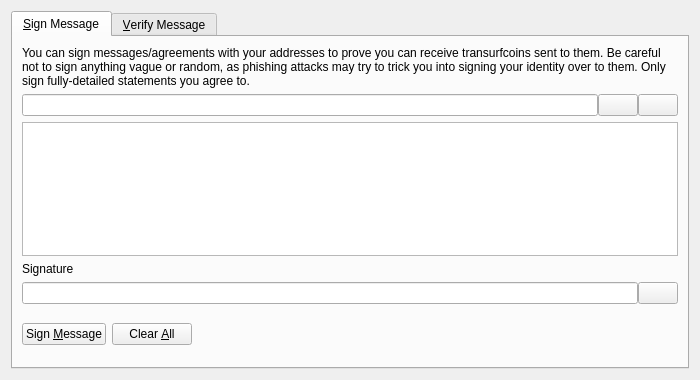
<?xml version="1.0" encoding="UTF-8"?>
<ui version="4.0">
 <class>SignVerifyMessageDialog</class>
 <widget class="QDialog" name="SignVerifyMessageDialog">
  <property name="geometry">
   <rect>
    <x>0</x>
    <y>0</y>
    <width>700</width>
    <height>380</height>
   </rect>
  </property>
  <property name="windowTitle">
   <string>Signatures - Sign / Verify a Message</string>
  </property>
  <property name="modal">
   <bool>true</bool>
  </property>
  <layout class="QVBoxLayout" name="verticalLayout">
   <item>
    <widget class="QTabWidget" name="tabWidget">
     <property name="currentIndex">
      <number>0</number>
     </property>
     <widget class="QWidget" name="tabSignMessage">
      <attribute name="title">
       <string>&amp;Sign Message</string>
      </attribute>
      <layout class="QVBoxLayout" name="verticalLayout_SM">
       <item>
        <widget class="QLabel" name="infoLabel_SM">
         <property name="text">
          <string>You can sign messages/agreements with your addresses to prove you can receive transurfcoins sent to them. Be careful not to sign anything vague or random, as phishing attacks may try to trick you into signing your identity over to them. Only sign fully-detailed statements you agree to.</string>
         </property>
         <property name="textFormat">
          <enum>Qt::PlainText</enum>
         </property>
         <property name="wordWrap">
          <bool>true</bool>
         </property>
        </widget>
       </item>
       <item>
        <layout class="QHBoxLayout" name="horizontalLayout_1_SM">
         <property name="spacing">
          <number>0</number>
         </property>
         <item>
          <widget class="QValidatedLineEdit" name="addressIn_SM">
           <property name="toolTip">
            <string>The Transurfcoin address to sign the message with</string>
           </property>
          </widget>
         </item>
         <item>
          <widget class="QPushButton" name="addressBookButton_SM">
           <property name="toolTip">
            <string>Choose previously used address</string>
           </property>
           <property name="text">
            <string/>
           </property>
           <property name="icon">
            <iconset resource="../bitcoin.qrc">
             <normaloff>:/icons/address-book</normaloff>:/icons/address-book</iconset>
           </property>
           <property name="shortcut">
            <string>Alt+A</string>
           </property>
           <property name="autoDefault">
            <bool>false</bool>
           </property>
          </widget>
         </item>
         <item>
          <widget class="QPushButton" name="pasteButton_SM">
           <property name="toolTip">
            <string>Paste address from clipboard</string>
           </property>
           <property name="text">
            <string/>
           </property>
           <property name="icon">
            <iconset resource="../bitcoin.qrc">
             <normaloff>:/icons/editpaste</normaloff>:/icons/editpaste</iconset>
           </property>
           <property name="shortcut">
            <string>Alt+P</string>
           </property>
           <property name="autoDefault">
            <bool>false</bool>
           </property>
          </widget>
         </item>
        </layout>
       </item>
       <item>
        <widget class="QPlainTextEdit" name="messageIn_SM">
         <property name="toolTip">
          <string>Enter the message you want to sign here</string>
         </property>
        </widget>
       </item>
       <item>
        <widget class="QLabel" name="signatureLabel_SM">
         <property name="text">
          <string>Signature</string>
         </property>
         <property name="textFormat">
          <enum>Qt::PlainText</enum>
         </property>
        </widget>
       </item>
       <item>
        <layout class="QHBoxLayout" name="horizontalLayout_2_SM">
         <property name="spacing">
          <number>0</number>
         </property>
         <item>
          <widget class="QLineEdit" name="signatureOut_SM">
           <property name="font">
            <font>
             <italic>true</italic>
            </font>
           </property>
           <property name="readOnly">
            <bool>true</bool>
           </property>
          </widget>
         </item>
         <item>
          <widget class="QPushButton" name="copySignatureButton_SM">
           <property name="toolTip">
            <string>Copy the current signature to the system clipboard</string>
           </property>
           <property name="text">
            <string/>
           </property>
           <property name="icon">
            <iconset resource="../bitcoin.qrc">
             <normaloff>:/icons/editcopy</normaloff>:/icons/editcopy</iconset>
           </property>
           <property name="autoDefault">
            <bool>false</bool>
           </property>
          </widget>
         </item>
        </layout>
       </item>
       <item>
        <layout class="QHBoxLayout" name="horizontalLayout_3_SM">
         <item>
          <widget class="QPushButton" name="signMessageButton_SM">
           <property name="toolTip">
            <string>Sign the message to prove you own this Transurfcoin address</string>
           </property>
           <property name="text">
            <string>Sign &amp;Message</string>
           </property>
           <property name="icon">
            <iconset resource="../bitcoin.qrc">
             <normaloff>:/icons/edit</normaloff>:/icons/edit</iconset>
           </property>
           <property name="autoDefault">
            <bool>false</bool>
           </property>
          </widget>
         </item>
         <item>
          <widget class="QPushButton" name="clearButton_SM">
           <property name="toolTip">
            <string>Reset all sign message fields</string>
           </property>
           <property name="text">
            <string>Clear &amp;All</string>
           </property>
           <property name="icon">
            <iconset resource="../bitcoin.qrc">
             <normaloff>:/icons/remove</normaloff>:/icons/remove</iconset>
           </property>
           <property name="autoDefault">
            <bool>false</bool>
           </property>
          </widget>
         </item>
         <item>
          <spacer name="horizontalSpacer_1_SM">
           <property name="orientation">
            <enum>Qt::Horizontal</enum>
           </property>
           <property name="sizeHint" stdset="0">
            <size>
             <width>40</width>
             <height>48</height>
            </size>
           </property>
          </spacer>
         </item>
         <item>
          <widget class="QLabel" name="statusLabel_SM">
           <property name="font">
            <font>
             <weight>75</weight>
             <bold>true</bold>
            </font>
           </property>
           <property name="text">
            <string/>
           </property>
           <property name="wordWrap">
            <bool>true</bool>
           </property>
          </widget>
         </item>
         <item>
          <spacer name="horizontalSpacer_2_SM">
           <property name="orientation">
            <enum>Qt::Horizontal</enum>
           </property>
           <property name="sizeHint" stdset="0">
            <size>
             <width>40</width>
             <height>48</height>
            </size>
           </property>
          </spacer>
         </item>
        </layout>
       </item>
      </layout>
     </widget>
     <widget class="QWidget" name="tabVerifyMessage">
      <attribute name="title">
       <string>&amp;Verify Message</string>
      </attribute>
      <layout class="QVBoxLayout" name="verticalLayout_VM">
       <item>
        <widget class="QLabel" name="infoLabel_VM">
         <property name="text">
          <string>Enter the receiver's address, message (ensure you copy line breaks, spaces, tabs, etc. exactly) and signature below to verify the message. Be careful not to read more into the signature than what is in the signed message itself, to avoid being tricked by a man-in-the-middle attack. Note that this only proves the signing party receives with the address, it cannot prove sendership of any transaction!</string>
         </property>
         <property name="textFormat">
          <enum>Qt::PlainText</enum>
         </property>
         <property name="alignment">
          <set>Qt::AlignLeading|Qt::AlignLeft|Qt::AlignTop</set>
         </property>
         <property name="wordWrap">
          <bool>true</bool>
         </property>
        </widget>
       </item>
       <item>
        <layout class="QHBoxLayout" name="horizontalLayout_1_VM">
         <property name="spacing">
          <number>0</number>
         </property>
         <item>
          <widget class="QValidatedLineEdit" name="addressIn_VM">
           <property name="toolTip">
            <string>The Transurfcoin address the message was signed with</string>
           </property>
          </widget>
         </item>
         <item>
          <widget class="QPushButton" name="addressBookButton_VM">
           <property name="toolTip">
            <string>Choose previously used address</string>
           </property>
           <property name="text">
            <string/>
           </property>
           <property name="icon">
            <iconset resource="../bitcoin.qrc">
             <normaloff>:/icons/address-book</normaloff>:/icons/address-book</iconset>
           </property>
           <property name="shortcut">
            <string>Alt+A</string>
           </property>
           <property name="autoDefault">
            <bool>false</bool>
           </property>
          </widget>
         </item>
        </layout>
       </item>
       <item>
        <widget class="QPlainTextEdit" name="messageIn_VM"/>
       </item>
       <item>
        <widget class="QValidatedLineEdit" name="signatureIn_VM"/>
       </item>
       <item>
        <layout class="QHBoxLayout" name="horizontalLayout_2_VM">
         <item>
          <widget class="QPushButton" name="verifyMessageButton_VM">
           <property name="toolTip">
            <string>Verify the message to ensure it was signed with the specified Transurfcoin address</string>
           </property>
           <property name="text">
            <string>Verify &amp;Message</string>
           </property>
           <property name="icon">
            <iconset resource="../bitcoin.qrc">
             <normaloff>:/icons/transaction_0</normaloff>:/icons/transaction_0</iconset>
           </property>
           <property name="autoDefault">
            <bool>false</bool>
           </property>
          </widget>
         </item>
         <item>
          <widget class="QPushButton" name="clearButton_VM">
           <property name="toolTip">
            <string>Reset all verify message fields</string>
           </property>
           <property name="text">
            <string>Clear &amp;All</string>
           </property>
           <property name="icon">
            <iconset resource="../bitcoin.qrc">
             <normaloff>:/icons/remove</normaloff>:/icons/remove</iconset>
           </property>
           <property name="autoDefault">
            <bool>false</bool>
           </property>
          </widget>
         </item>
         <item>
          <spacer name="horizontalSpacer_1_VM">
           <property name="orientation">
            <enum>Qt::Horizontal</enum>
           </property>
           <property name="sizeHint" stdset="0">
            <size>
             <width>40</width>
             <height>48</height>
            </size>
           </property>
          </spacer>
         </item>
         <item>
          <widget class="QLabel" name="statusLabel_VM">
           <property name="font">
            <font>
             <weight>75</weight>
             <bold>true</bold>
            </font>
           </property>
           <property name="text">
            <string/>
           </property>
           <property name="wordWrap">
            <bool>true</bool>
           </property>
          </widget>
         </item>
         <item>
          <spacer name="horizontalSpacer_2_VM">
           <property name="orientation">
            <enum>Qt::Horizontal</enum>
           </property>
           <property name="sizeHint" stdset="0">
            <size>
             <width>40</width>
             <height>48</height>
            </size>
           </property>
          </spacer>
         </item>
        </layout>
       </item>
      </layout>
     </widget>
    </widget>
   </item>
  </layout>
 </widget>
 <customwidgets>
  <customwidget>
   <class>QValidatedLineEdit</class>
   <extends>QLineEdit</extends>
   <header>qvalidatedlineedit.h</header>
  </customwidget>
 </customwidgets>
 <resources>
  <include location="../bitcoin.qrc"/>
 </resources>
 <connections/>
</ui>
